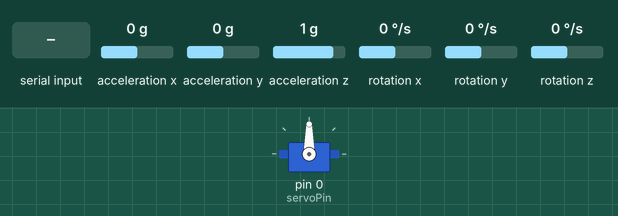
Simulated run of this sketch. Board: Arduino Uno, built with avr-gcc and run on an emulated ATmega328P. Shown: servo. Inputs (shaded band) come from the test bench; at power-on: acceleration x 0 g, acceleration y 0 g, acceleration z 1 g, rotation x 0 °/s, rotation y 0 °/s, rotation z 0 °/s.

Above: at 1.2 s.
1.3 s: "90,45\n" received over Serial
At 1.45 s:
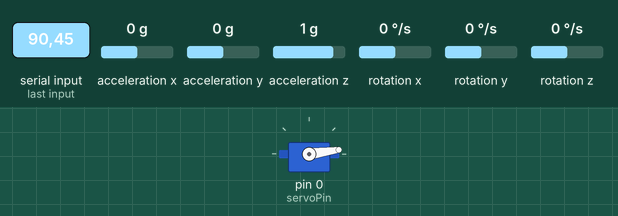
4.3 s: "30,150\n" received over Serial
At 7.8 s:
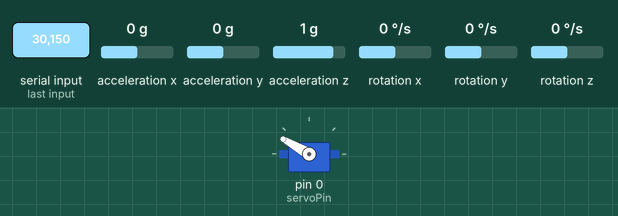
Timing chart, 0 to 12.5 s (numbered marks = the images above; inputs shaded):
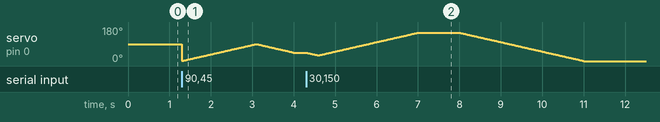

The sketch:

Final_Project.ino
```cpp
//servo library
#include <Servo.h>
//I2C
#include <Wire.h>
//Magnetometer library
#include <LSM303.h>

//Global Variables
Servo servo1;
static const int servoPin = 0;
float currPosition = 0;
float satellitePosition;
float rotationSpeed = 1;
int rotationDelay = 20;
//Compass
LSM303 compass;

void setup() {

  Serial.begin(9600);
  servo1.attach(servoPin);

  Wire.begin();
  compass.init();
  compass.enableDefault();
}

void loop() {
  compass.read();
  //gets X and Y coordinates from Magnetometer
  int16_t magnetometerX = compass.m.x;
  int16_t magnetometerY = compass.m.y;
  //Calculates North using arctanges and converts the result into degrees
  float deviationFromNorth = (atan2(magnetometerY,magnetometerX))*180/PI;

  while(Serial.available() > 0){
    satellitePosition = Serial.parseFloat() + deviationFromNorth;
    if(satellitePosition <= 180 && satellitePosition >= 0){
      if(currPosition < satellitePosition){
        while(currPosition < satellitePosition){
          currPosition += rotationSpeed;
          servo1.write(currPosition);
          delay(rotationDelay);
        }
      }
      else if(currPosition > satellitePosition){
        while(currPosition > satellitePosition){
          currPosition -= rotationSpeed;
          servo1.write(currPosition);
          delay(rotationDelay);
        }
      }
    }
  }
}
```
